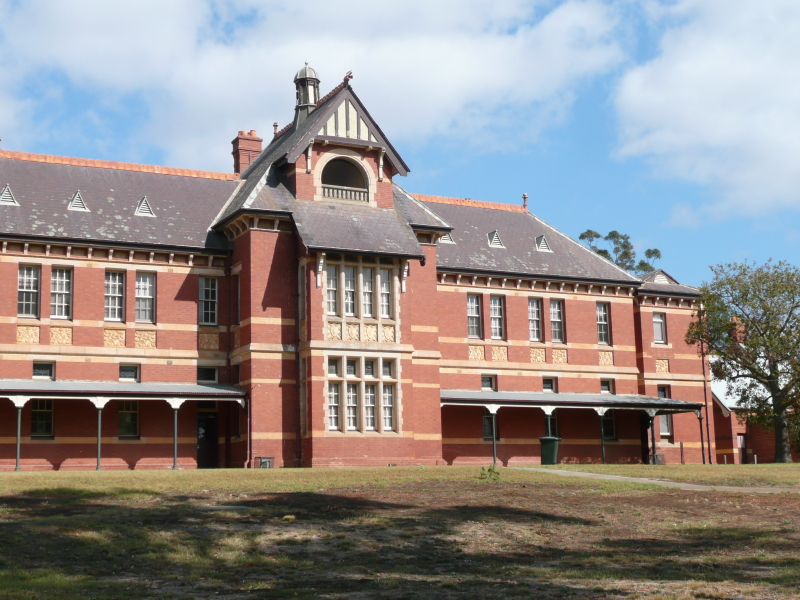
//> input picture stitchSurf/pano2.jpg, 800 x 600 px
$ ./stitchingSURF   (built with g++ and OpenCV 4)
//> lines starting //> are read from the running program, lines starting //| are printed output that depends on the picture
#include <stdio.h>
#include <iostream>
#include "opencv2/calib3d/calib3d.hpp"
#include "opencv2/xfeatures2d/nonfree.hpp"
#include "opencv2/imgproc/imgproc.hpp"
#include "opencv2/core.hpp"
#include "opencv2/highgui.hpp"
#include "opencv2/features2d.hpp"
#include "opencv2/xfeatures2d.hpp"
#include "opencv2/cudaimgproc.hpp"
#include <chrono>

using namespace std;
using namespace cv;
using namespace cv::xfeatures2d;
using namespace std::chrono;

void readme();

/* @function main */
int main( int argc, char** argv )
{

		//Load the images
		Mat image1 = imread("pano2.jpg");
//> image1 is the input picture: 600 rows x 800 cols, CV_8UC3; mean B, G, R 138.5, 139.8, 145.8
		Mat image2 = imread( "pano1.jpg");
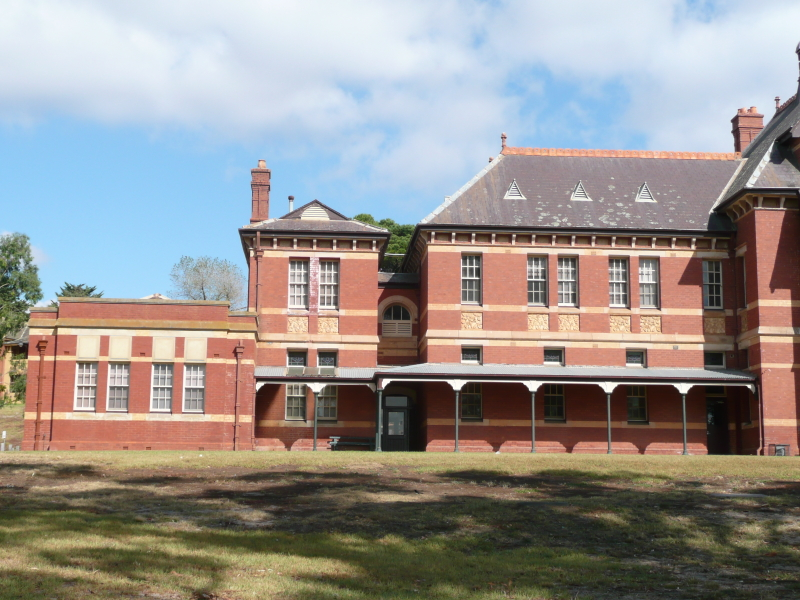
//> input picture stitchSurf/pano1.jpg, 800 x 600 px
//> image2 is the input picture: 600 rows x 800 cols, CV_8UC3; mean B, G, R 142.7, 146.1, 151


		Size size(1024,780);


		resize(image1,image1,size);
//> image1: 780 rows x 1024 cols, CV_8UC3
		resize(image2,image2,size);
//> image2: 780 rows x 1024 cols, CV_8UC3

		Mat gray_image1;
		Mat gray_image2;

		//Covert to Grayscale
		cvtColor( image1, gray_image1, COLOR_RGB2GRAY );
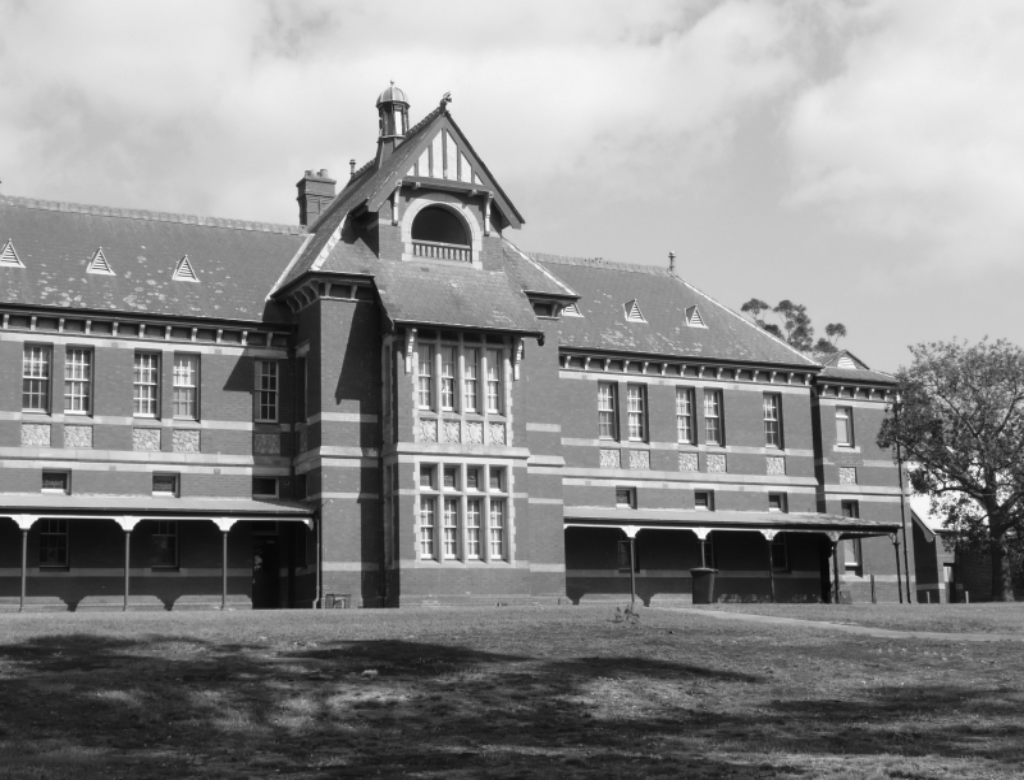
//> gray_image1: 780 rows x 1024 cols, CV_8UC1; min 6, max 252, mean 140
		cvtColor( image2, gray_image2, COLOR_RGB2GRAY );
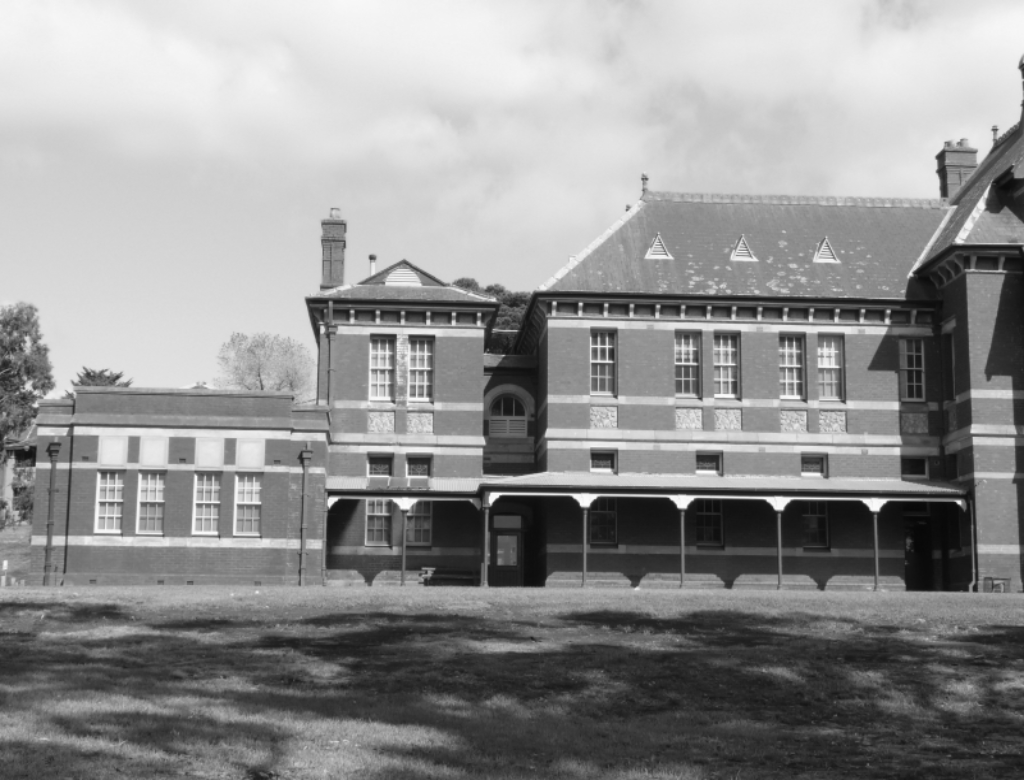
//> gray_image2: 780 rows x 1024 cols, CV_8UC1; min 7, max 252, mean 145.5
/**
		imshow( "First Image", image2 );
		imshow( "Second Image", image1 );
**/


		if ( !gray_image1.data || !gray_image2.data )
		{
				std::cout << " --(!) Error reading images " << std::endl;
				return -1;
		}


		//--Step 1 : Detect the keypoints using SURF Detector

		int minHessian = 400;
		auto start = high_resolution_clock::now();

//> (the run ends here: the program stops with an error, at `Ptr<SURF> detector = SURF::create( minHessian );`)
